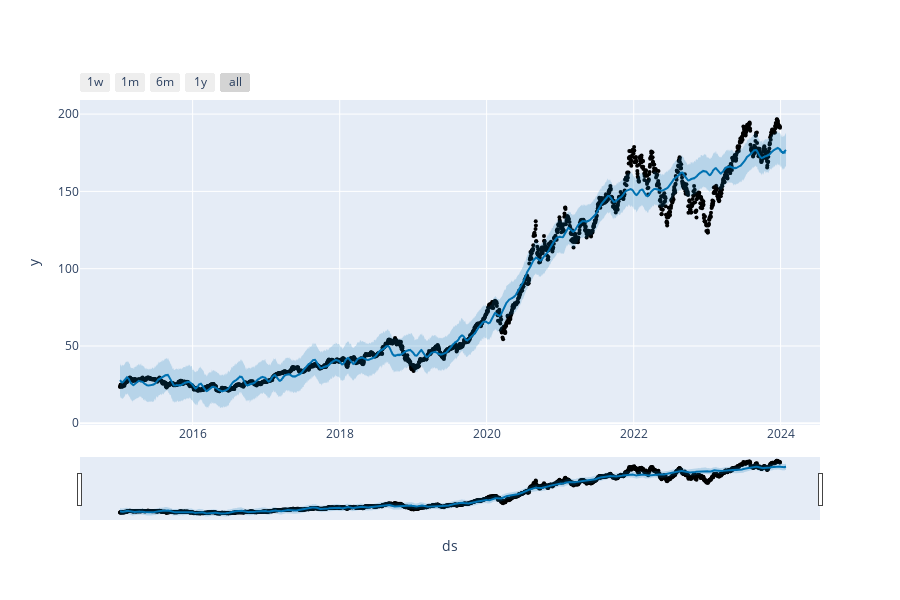

The cell this chart's notebook holds for it:
### Markdown cell above
## Step 5: Plot the Forecast

### Code cell
from prophet.plot import plot_plotly

plot_plotly(model, forecast)

### Figure 1 — Plotly figure (JSON) as saved in the notebook; plotly's stock layout.template omitted (floating-point values rounded to 4 significant figures; data arrays with more than 128 entries replaced by an {"elided": "..."} marker saying what was removed)
{"data": [{"marker": {"color": "black", "size": 4}, "mode": "markers", "name": "Actual", "type": "scatter", "x": {"elided": "2263 str values"}, "y": {"elided": "2263 float values"}}, {"hoverinfo": "skip", "line": {"width": 0}, "mode": "lines", "type": "scatter", "x": {"elided": "2293 str values"}, "y": {"elided": "2293 float values"}}, {"fill": "tonexty", "fillcolor": "rgba(0, 114, 178, 0.2)", "line": {"color": "#0072B2", "width": 2}, "mode": "lines", "name": "Predicted", "type": "scatter", "x": {"elided": "2293 str values"}, "y": {"elided": "2293 float values"}}, {"fill": "tonexty", "fillcolor": "rgba(0, 114, 178, 0.2)", "hoverinfo": "skip", "line": {"width": 0}, "mode": "lines", "type": "scatter", "x": {"elided": "2293 str values"}, "y": {"elided": "2293 float values"}}], "layout": {"height": 600, "showlegend": false, "width": 900, "xaxis": {"rangeselector": {"buttons": [{"count": 7, "label": "1w", "step": "day", "stepmode": "backward"}, {"count": 1, "label": "1m", "step": "month", "stepmode": "backward"}, {"count": 6, "label": "6m", "step": "month", "stepmode": "backward"}, {"count": 1, "label": "1y", "step": "year", "stepmode": "backward"}, {"step": "all"}]}, "rangeslider": {"visible": true}, "title": {"text": "ds"}, "type": "date"}, "yaxis": {"title": {"text": "y"}}}}
